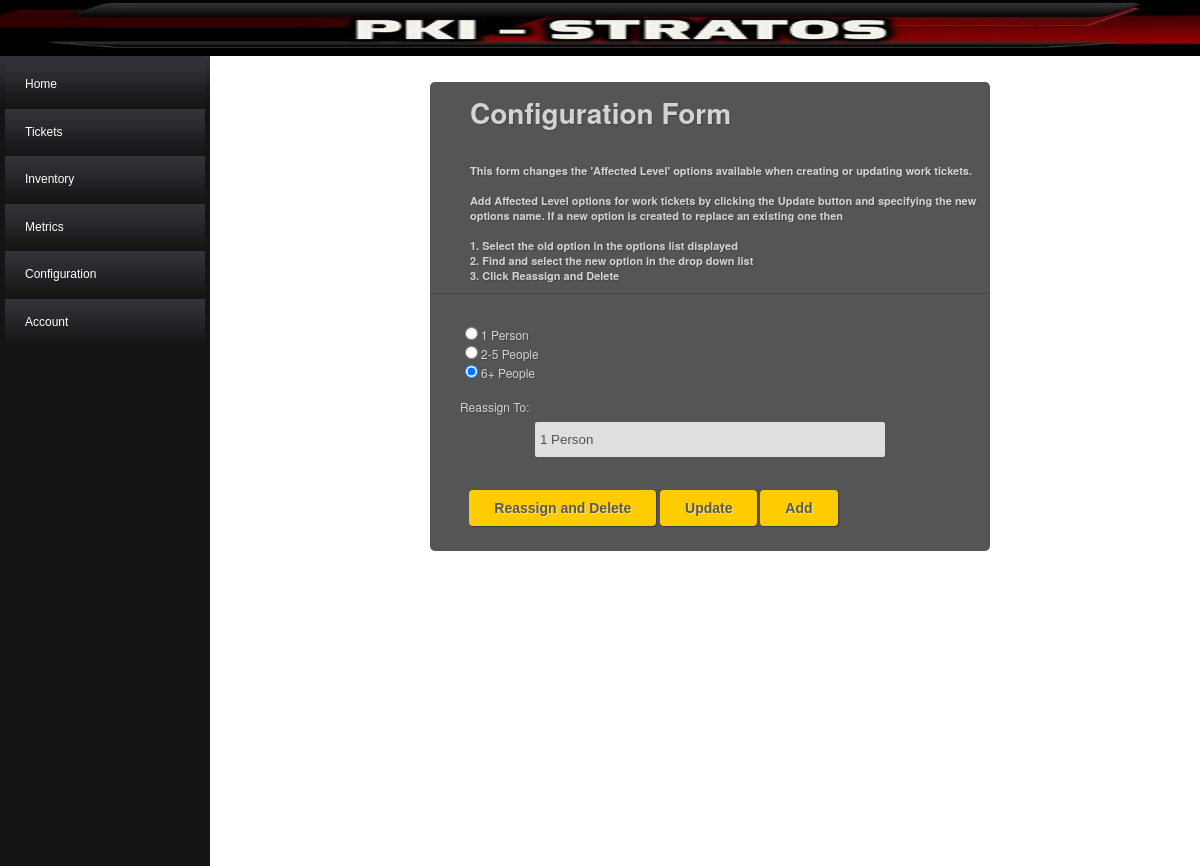
Page /application/view/config/affected/affected_config_index.php (signed in) on the committed database.
### tables this page shows
CREATE TABLE IF NOT EXISTS `StAffLvlConf` (
  `aff_level`                           smallint(6)         NOT NULL    AUTO_INCREMENT
, `name`                                varchar(32)         NOT NULL
, `logl_del`                            tinyint(1)          NOT NULL    DEFAULT '0'
, `last_mdfd_user`                      varchar(32)                     DEFAULT NULL
, `last_mdfd_tmst`                      datetime            NOT NULL    DEFAULT CURRENT_TIMESTAMP        ON UPDATE CURRENT_TIMESTAMP
, PRIMARY KEY (`aff_level`)
);

### application/controller/config/affected/affected_config_controller.php (called while the page is built, shortened)
<?php
class Affected_Config_Controller Extends Ref_Config_Base_Controller
{
    public function noAction()
    {
        $resultList = $this->model->queryForm();
        $formElements = array();
        foreach( $resultList as $result )
        {
            $id = isset($result->aff_level) ? $result->aff_level : "";
            $name = isset($result->name) ? $result->name : "";
            $formElements[] = array($id,$name);
        }
        $this->view->renderForm( $formElements );
    }
}
?>

### application/globals.php (called while the page is built, shortened)
<?php
include 'DBconnect.php';
function getParam($param, $default = '' )
{
    $result = $default;
    return $result;
}
function handleURL($contr)
{
    $func = getParam('action' , 'noAction');
    $func = str_replace(' ', '_', $func);
    $contr->preCall();
    try
    {
        $contr->{$func}();
    }
    catch( Exception $e )
    {
        $contr->handleException( $e );
        $succeeded = false;
    }
}
?>

### application/view/config/affected/affected_config_index.php (called while the page is built, shortened)
<?php
    require_once('../../../globals.php');
    require APP . 'controller\config\affected\affected_config_controller.php';
    require APP . 'view\config\affected\affected_config_view.php';
    $model = new Affected_Config_Model();
    $view  = new Affected_Config_View();
    $contr = new Affected_Config_Controller($model, $view, 'affected_config_index.php');
    handleURL($contr);
?>

### application/model/Base_Model.php (called while the page is built, shortened)
<?php
class Base_Model
{
	public function __construct()
	{
		$this->db = DBconnect::getInstance();
        $this->SetUpQueries();
	}
}
?>

### application/DBconnect.php (called while the page is built, shortened)
<?php
	class DBconnect
	{
		private static $instance = NULL;
		public static function getInstance()
		{
			if(!isset(self::$instance)) {
				$options = array(PDO::ATTR_DEFAULT_FETCH_MODE => PDO::FETCH_OBJ, PDO::ATTR_ERRMODE => PDO::ERRMODE_WARNING);
				self::$instance = new PDO(DB_TYPE . ':host=' . DB_HOST . ';dbname=' . DB_NAME . ';charset=' . DB_CHARSET, DB_USER, DB_PASS, $options);
			}
			return self::$instance;
		}
	}
?>

### application/model/config/ref_config_base_model.php (called while the page is built, shortened)
<?php
require_once('../../../globals.php');
require APP . 'model\Base_Model.php';
class Ref_Config_Base_Model Extends Base_Model
{
    public function __construct( $table, $prikey_col, $label_col )
    {
        $this->table = $table;
        $this->prikey_col = $prikey_col;
        $this->label_col = $label_col;
        parent::__construct();
    }
	public function queryForm()
	{
		$this->query_SelectFormElements->execute();
		return $this->query_SelectFormElements->fetchAll();
	}
    protected function SetUpQueries()
    {
        $this->sql_SelectFormElements = "SELECT " . $this->prikey_col . " , " . $this->label_col . " FROM " . $this->table . " WHERE logl_del = FALSE";
	    $this->query_SelectFormElements = $this->db->prepare($this->sql_SelectFormElements);
    }
}
?>

### application/model/config/affected/affected_config_model.php (called while the page is built, shortened)
<?php
require_once('../../../globals.php');
require APP . 'model\config\Ref_Config_Base_Model.php';
class Affected_Config_Model Extends Ref_Config_Base_Model
{
    public function __construct()
    {
        parent::__construct( 'StAffLvlConf', 'aff_level', 'name' );
    }
    protected function SetUpQueries()
    {
        parent::SetUpQueries();
    }
}
?>

### application/controller/Base_Controller.php (called while the page is built, shortened)
<?php
class Base_Controller
{
	public function __construct(Base_Model $model, Base_View $view, $index)
	{
		$this->model = $model;
	}
}
?>

### application/view/config/ref_config_base_view.php (the view, shortened to what this page needs)
<?php
require_once('../../../globals.php');
require APP . 'view\Base_View.php';
class Ref_Config_Base_View Extends Base_View
{
    public function renderBaseForm( $recordList, $description, $additionalForms = '' )
    {
        $body                            = '<form id="Existing" name="DeleteOrUpdate" method="get" class="dark-matter" action="">';
        $body                           .= '    <h1>Configuration Form';
        $body                           .= '    <span>' . $description . '</span>';
        $body                           .= '       </h1><p>';
        foreach( $recordList as $record )
        {
            $id     = $record[0];
            $name   = $record[1];
            $body                       .= '        <input type="radio" name="original" value="' . $id . '" checked>' . $name . '';
            $body                       .= '        <br>';
        }
        $body                           .= '        <br>';
        $body                           .= '        <label for="select">Reassign To:</label>';
        $body                           .= '        <select name="reassign" id="select" size="1">';
        foreach( $recordList as $record )
        {
            $id     = $record[0];
            $name   = $record[1];
            $body                       .= '            <option value="' . $id . '">' . $name . '</option>';
        }
        $body                           .= '        </select>';
        $body                           .= '        </p>';
        $body                           .= '        <br>';
        $body                           .= '            <labelc>';
        $body                           .= '                <input type="submit" class="button" style="margin-left: 5%" value="Reassign and Delete" id="delete" name="action">';
        $body                           .= '            </labelc>';
        $body                           .= '            <labelc>';
        $body                           .= '                <input type="submit" class="button" style="margin-left: 10%" value="Update" id="update" name="action">';
        $body                           .= '            </labelc>';
        $body                           .= '            <labelc>';
        $body                           .= '                <input type="submit" class="button" style="margin-left: 12%" value="Add" id="add" name="action">';
        $body                           .= '            </labelc>';
        $body                           .= '    </form>';
    }
}
?>

### public/css/style.css (style rules this page uses)
html, body, div, span, applet, object, iframe, h1, h2, h3, h4, h5, h6, p, blockquote, pre, a, abbr, acronym, address, big, cite, code, del, dfn, em, font, img, ins, kbd, q, s, samp, small, strike, strong, sub, sup, tt, var, b, u, i, center, dl, dt, dd, ol, ul, li, fieldset, form, label, legend, table, caption, tbody, tfoot, thead, tr, th, td { margin: 0; padding: 0; border: 0; outline: 0; font-size: 100%; vertical-align: baseline; background: transparent; }
body { color: #000; font: 14px Arial; margin: 0px; padding: 0px; position: relative; }
h1 { font-size:28px; }
h1,h2,h3,h4,h5,h6 { color:black; }
.clearfix:after, form:after { content: "."; display: block; height: 0; clear: both; visibility: hidden; }
.button { -webkit-border-radius: 13; -moz-border-radius: 13; border-radius: 13px; text-shadow: 0px 1px 3px #9c9c9c; font-family: Helvetica; color: #ffffff; font-size: 14px; background: #000000; padding: 10px 20px 10px 20px; text-decoration: none; }
.dark-matter { margin-left: auto; margin-right: auto; max-width: 500px; background: #555; padding: 20px 30px 20px 30px; font: 12px "Helvetica Neue", Helvetica, Arial, sans-serif; color: #D3D3D3; text-shadow: 1px 1px 1px #444; border: none; border-radius: 5px; -webkit-border-radius: 5px; -moz-border-radius: 5px; }
.dark-matter h1 { padding: 0px 0px 10px 40px; display: block; color: #D3D3D3; border-bottom: 1px solid #444; margin: -10px -30px 30px -30px; }
.dark-matter h1>span { display: block; font-size: 11px; }
.dark-matter label { display: block; margin: 0px 0px 5px; }
.dark-matter labelc { display: inline-block; margin: 0px 0px 5px; }
.dark-matter input[type="text"], .dark-matter input[type="email"], .dark-matter input[type="number"], .dark-matter textarea, .dark-matter select { border: none; color: #525252; height: 25px; line-height:15px; margin-bottom: 16px; margin-right: 6px; margin-top: 2px; outline: 0 none; padding: 5px 0px 5px 5px; width: 100%; border-radius: 2px; -webkit-border-radius: 2px; -moz-border-radius: 2px; -moz-box-shadow: inset 0 1px 1px rgba(0, 0, 0, 0.075); background: #DFDFDF; }
.dark-matter select { background: #DFDFDF url('down-arrow.png') no-repeat right; background: #DFDFDF url('down-arrow.png') no-repeat right; appearance:none; -webkit-appearance:none; -moz-appearance: none; text-indent: 0.01px; text-overflow: ''; width: 70%; height: 35px; color: #525252; line-height: 25px; margin-left: 15%; }
.dark-matter .button { background: #FFCC02; border: none; padding: 10px 25px 10px 25px; color: #585858; border-radius: 4px; -moz-border-radius: 4px; -webkit-border-radius: 4px; text-shadow: 1px 1px 1px #FFE477; font-weight: bold; box-shadow: 1px 1px 1px #3D3D3D; -webkit-box-shadow:1px 1px 1px #3D3D3D; -moz-box-shadow:1px 1px 1px #3D3D3D; }

### rows in the picture
stafflvlconf: name "1 Person"
stafflvlconf: name "2-5 People"
stafflvlconf: name "6+ People"

### other values in the picture
form field reassign "1 Person"
